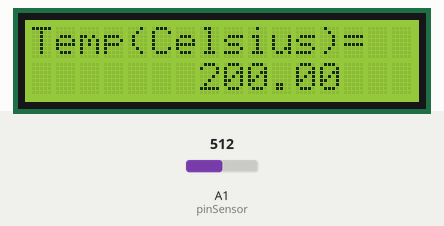
Simulated run of this sketch. Board: Arduino Uno, built with avr-gcc and run on an emulated ATmega328P. Parts: 16×2 character LCD. The test bench sets the inputs (shaded band); at power-on: A1 (pinSensor) = 512. What the sketch prints to the serial monitor is not drawn.

Above: at 1.29 s.
1.3 s: A1 (pinSensor) set to 716
At 1.56 s:
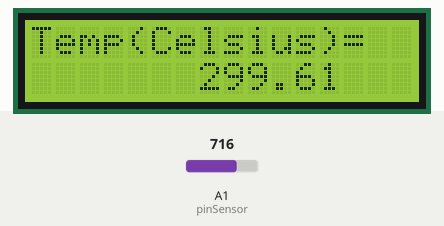
4.3 s: A1 (pinSensor) set to 900
At 4.55 s:
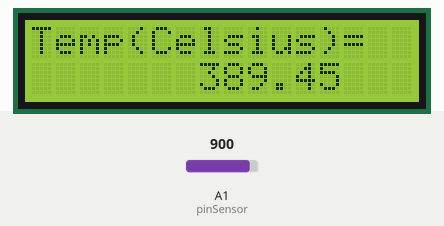
5.8 s: A1 (pinSensor) set to 1023
At 6.37 s:
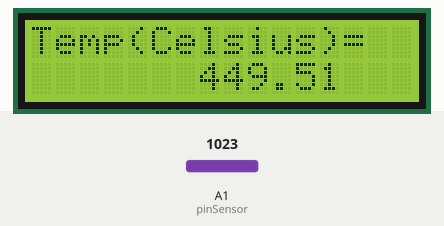
Timing chart, 0 to 8.8 s (numbered marks = the images above; inputs shaded):
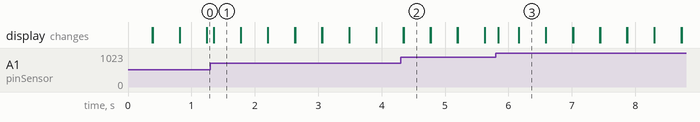

The sketch:

LCD_4.ino
```cpp
#include <LiquidCrystal.h>
LiquidCrystal lcd(7, 8, 9, 10, 11, 12);
/* lcd--> Nombre del objeto LiquidCrystal pin arduino 7 --> RS (pin 4 LCD)
  pin arduino 8 --> EN (pin 6 LCD)
  pin arduino 9 --> D4 (pin 11 LCD)
  pin arduino 10 --> D5 (pin 12 LCD)
  pin arduino 11 --> D6 (pin 13 LCD)
  pin arduino 12 --> D7 (pin 14 LCD)
  RW --> GND (PIN 5 LCD)*/

const int pinSensor = A1;
int valorSensor = 0;
float voltaje = 0;
float temperatura = 0;

void setup() {
  Serial.begin(9600); // inicializamos el puerto serie
  lcd.begin(16, 2); // inicializamos el LCD
  lcd.print("Hola a todos");
}
void loop() {

  valorSensor = analogRead(pinSensor); //leemos el valor del sensor y lo almacenamos en una variable
  Serial.print("valor del sensor: "); // enviamos el valor del sensor al puerto serie
  Serial.print(valorSensor);
  voltaje = (valorSensor / 1024.0) * 5.0; // convertimos el valor del ADC en voltaje
  Serial.print(", Voltaje: "); // enviamos el valor de voltaje al puerto serie
  Serial.print(voltaje);
  Serial.print(", grados C:"); // convertir voltaje a temperatura, teniendo en cuenta el offset del sensor
  temperatura = (voltaje - .5) * 100;
  Serial.println(temperatura);

  lcd.setCursor(0, 0);
  lcd.write("Temp(Celsius)=");
  lcd.setCursor(7, 1);
  lcd.print(temperatura);
  delay(100);
  lcd.clear();

}
```

Measured:
- after the input at 1.3 s, the display: changes after 0.05 s (image 1)
- after the input at 4.3 s, the display: first differs from a run without the input after 0.05 s (image 2)
- after the input at 5.8 s, the display: changes at once (image 3)
- what the display in image 1 shows lasts 0.4 s, from 1.4 s to 1.8 s
